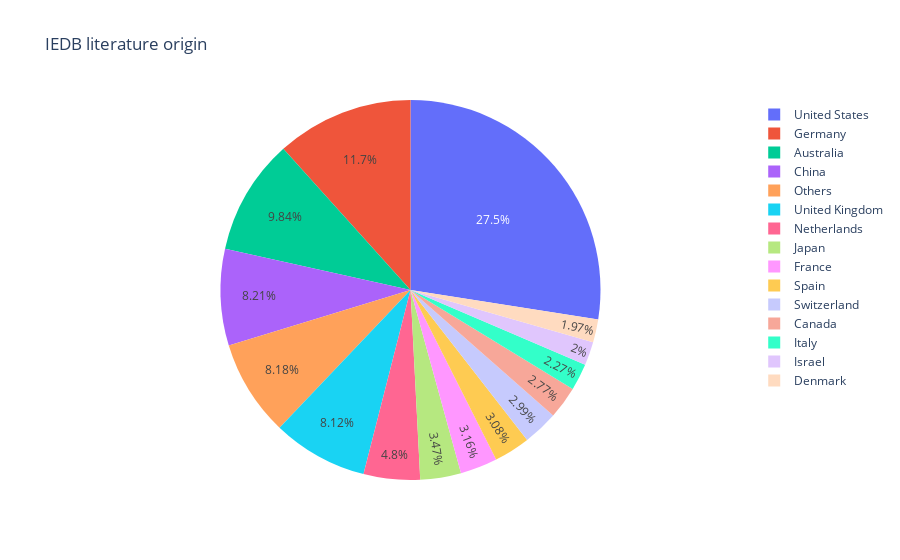

Notebook code for this chart:
### Markdown cell above
### Pie chart - affiliation countries

### Code cell
pd_aff_counts = aff_pmid_df.groupby(['country']).count().reset_index()
pd_aff_counts["precentage"] = pd_aff_counts["aff"].apply(lambda x: x/pd_aff_counts["aff"].sum())

pd_aff_counts.loc[pd_aff_counts['precentage'] <= 0.011, 'country'] = 'Others' # Represent only large countries
fig = px.pie(pd_aff_counts, values='precentage', names='country', title='IEDB literature origin')
fig.show()

### Figure 1 — Plotly figure (JSON) as saved in the notebook; plotly's stock layout.template omitted (floating-point values rounded to 4 significant figures)
{"data": [{"domain": {"x": [0, 1], "y": [0, 1]}, "hovertemplate": "country=%{label}<br>precentage=%{value}<extra></extra>", "labels": ["Others", "Others", "Australia", "Others", "Others", "Others", "Canada", "Others", "Others", "China", "Others", "Others", "Denmark", "Others", "France", "Others", "Others", "Others", "Germany", "Others", "Others", "Others", "Others", "Others", "Israel", "Italy", "Japan", "Others", "Others", "Others", "Others", "Others", "Others", "Netherlands", "Others", "Others", "Others", "Others", "Others", "Others", "Others", "Others", "Others", "Others", "Others", "Others", "Spain", "Others", "Switzerland", "Others", "Others", "Others", "Others", "United Kingdom", "United States", "Others"], "legendgroup": "", "name": "", "showlegend": true, "type": "pie", "values": [0.0005545, 0.002218, 0.09842, 0.006099, 0.002772, 0.0002772, 0.02772, 0.0002772, 0.0008317, 0.08206, 0.002218, 0.0005545, 0.01968, 0.0005545, 0.03161, 0.0002772, 0.0005545, 0.002495, 0.1167, 0.002218, 0.0005545, 0.01054, 0.001941, 0.0008317, 0.01996, 0.02273, 0.03465, 0.0002772, 0.0002772, 0.0002772, 0.0008317, 0.0002772, 0.006654, 0.04796, 0.0002772, 0.0002772, 0.002772, 0.0002772, 0.002218, 0.0008317, 0.001663, 0.0002772, 0.0002772, 0.007208, 0.0005545, 0.00499, 0.03077, 0.008317, 0.02994, 0.003881, 0.001109, 0.001941, 0.0002772, 0.08123, 0.2747, 0.0002772]}], "layout": {"legend": {"tracegroupgap": 0}, "title": {"text": "IEDB literature origin"}}}
